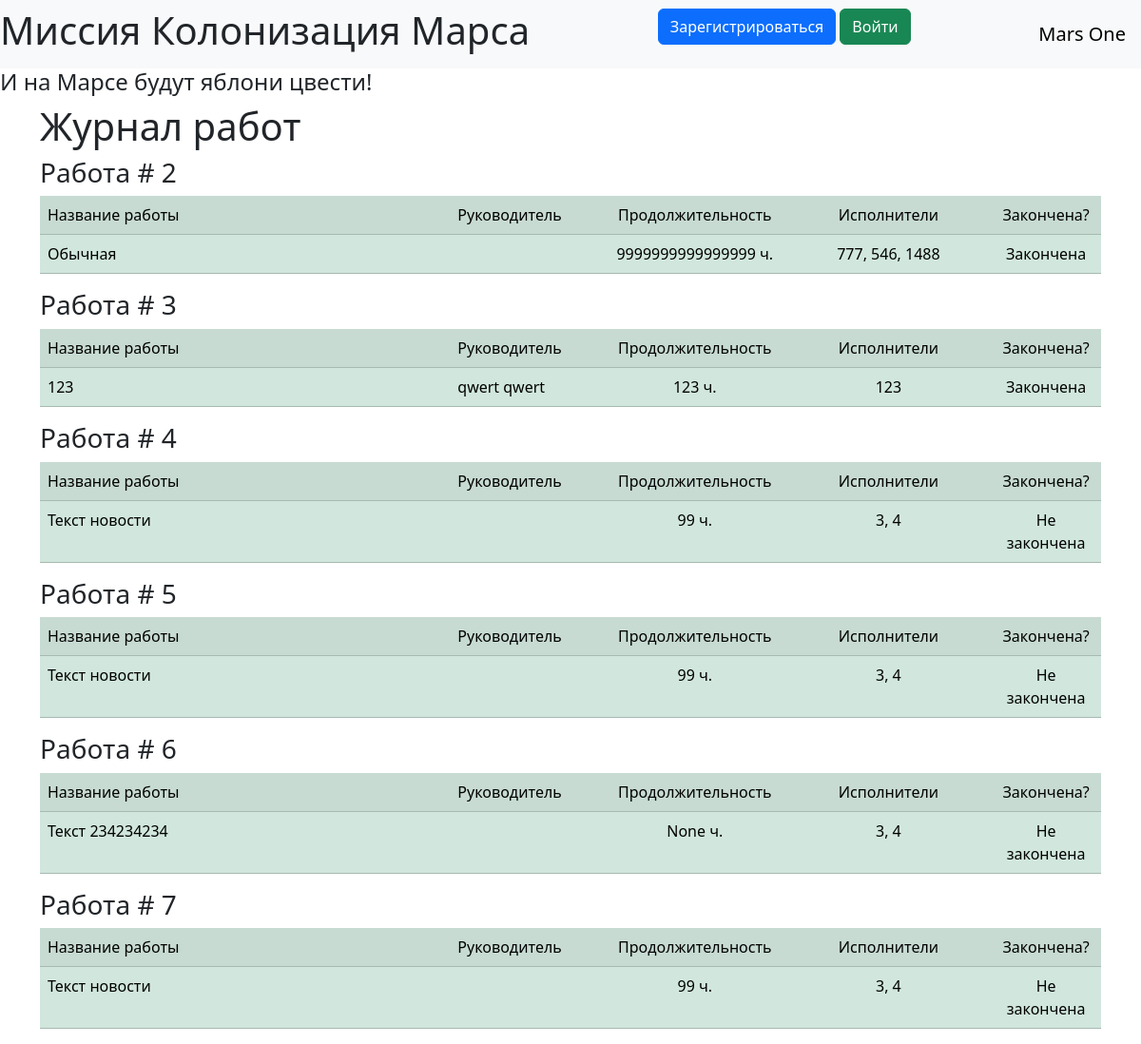
/index, run on the app's committed database.
### data/jobs.py (models this page shows)
class Jobs(SqlAlchemyBase, SerializerMixin):
    __tablename__ = 'jobs'
    id = sqlalchemy.Column(sqlalchemy.Integer, primary_key=True, autoincrement=True)
    team_leader = sqlalchemy.Column(sqlalchemy.Integer, sqlalchemy.ForeignKey("users.id"))
    job = sqlalchemy.Column(sqlalchemy.String, nullable=True)
    work_size = sqlalchemy.Column(sqlalchemy.Integer, nullable=True, default=0)
    collaborators = sqlalchemy.Column(sqlalchemy.String, nullable=True)
    start_date = sqlalchemy.Column(sqlalchemy.DateTime, default=datetime.datetime.now)
    end_date = sqlalchemy.Column(sqlalchemy.DateTime, default=datetime.datetime.now)
    is_finished = sqlalchemy.Column(sqlalchemy.Boolean, default=True)
    user = orm.relationship('User')

### server.py (the view)
@app.route('/')
@app.route('/index')
def index():
    db_sess = db_session.create_session()
    jobs = db_sess.query(Jobs).all()
    users = db_sess.query(User).all()
    names = {name.id: name.surname + " " + name.name for name in users}
    return render_template("index.html", jobs=jobs, names=names, title='Работы')

### data/db_session.py (called while the page is built)
def create_session() -> Session:
    global __factory
    return __factory()

### templates/index.html (shortened to what this page needs)
{% extends "base.html" %}
{% block content %}
    <h1>Журнал работ</h1>
    {% for job in jobs %}
        <h3>Работа # {{ job.id }}</h3>
        <div>
            <table class="table table-success table-striped">
                <tr>
                    <td width="400px">Название работы</td>
                    <td width="150px">Руководитель</td>
                    <td width="100px" align="center">Продолжительность</td>
                    <td width="200px" align="center">Исполнители</td>
                    <td width="100px" align="center">Закончена?</td>
                </tr>
                <tr>
                    <td>{{ job.job.capitalize() }}</td>
                    <td>{{ names[job.team_leader]}}</td>
                    <td align="center">{{ job.work_size }} ч.</td>
                    <td align="center">{{ job.collaborators }}</td>
                    {% if job.is_finished %}
                    <td bgcolor="green" align="center">Закончена</td>
                    {% else %}
                    <td align="center">Не закончена</td>
                    {% endif %}
                </tr>
            </table>
        </div>
    {% endfor %}
{% endblock %}

### templates/base.html (shortened to what this page needs)
<!doctype html>
<html lang="en">
    <head>
        <link href="https://cdn.jsdelivr.net/npm/bootstrap@5.3.2/dist/css/bootstrap.min.css"
              rel="stylesheet"
>
    </head>
    <body>
        <header>
            <nav class="navbar navbar-light bg-light">
                <h1>Миссия Колонизация Марса</h1>
                {% if current_user.is_authenticated %}
                    <a class="navbar-brand" href="/logout">{{ current_user.surname }} {{ current_user.name }}</a>
                {% else %}
                    <p>
                        <a class="btn btn-primary " href="/register">Зарегистрироваться</a>
                        <a class="btn btn-success" href="/login">Войти</a>
                    </p>
                {% endif %}
                <a class="navbar-brand" href="#">Mars One</a>
            </nav>
            <h4>И на Марсе будут яблони цвести!</h4>
        </header>
        <main role="main" class="container">
            {% block content %}{% endblock %}
        </main>
    </body>
</html>

### data on the page
Jobs: id "2", job "Обычная", work_size "9999999999999999", collaborators "777, 546, 1488", is_finished "Закончена"
Jobs: id "3", job "123", team_leader "qwert qwert", work_size "123", collaborators "123", is_finished "Закончена"
Jobs: id "4", job "Текст новости", work_size "99", collaborators "3, 4", is_finished "Не закончена"
Jobs: id "5", job "Текст новости", work_size "99", collaborators "3, 4", is_finished "Не закончена"
Jobs: id "6", job "Текст 234234234", work_size "None", collaborators "3, 4", shows "Не закончена"
Jobs: id "7", job "Текст новости", work_size "99", collaborators "3, 4", is_finished "Не закончена"
